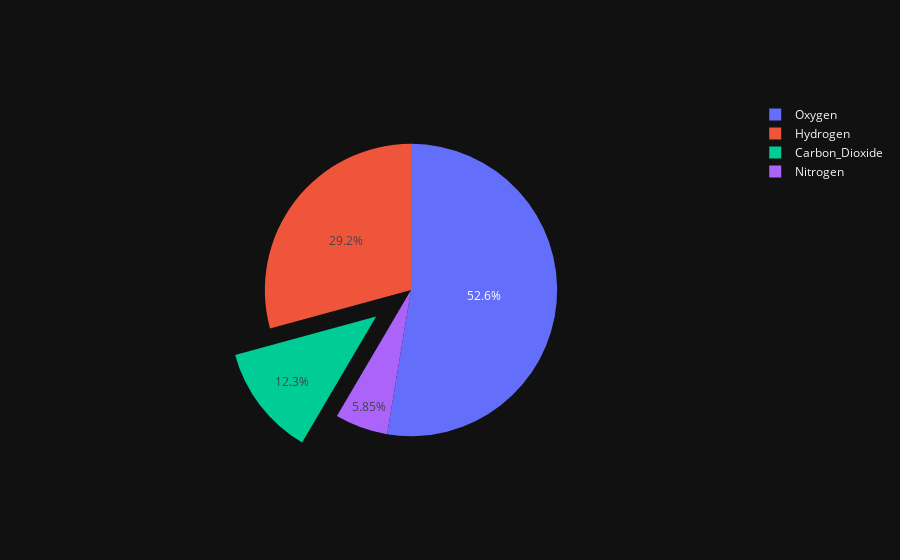

The notebook cell saved with this chart:
### Code cell
fig3 = go.Figure(data=go.Pie(labels=labels,values=values, pull=[0,0,0.3,0]))
fig3.update_layout(template='plotly_dark')
fig3.show()

### Figure 1 — Plotly figure (JSON) as saved in the notebook; plotly's stock layout.template omitted (floating-point values rounded to 4 significant figures)
{"data": [{"labels": ["Oxygen", "Hydrogen", "Carbon_Dioxide", "Nitrogen"], "pull": [0, 0, 0.3, 0], "type": "pie", "values": [4500, 2500, 1053, 500]}], "layout": {}}
